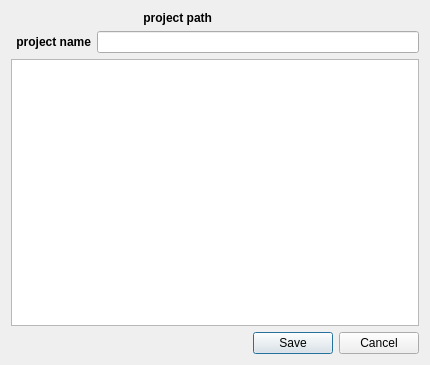
<?xml version="1.0" encoding="UTF-8"?>
<ui version="4.0">
 <class>IdeProjectDialog</class>
 <widget class="QDialog" name="IdeProjectDialog">
  <property name="geometry">
   <rect>
    <x>0</x>
    <y>0</y>
    <width>430</width>
    <height>365</height>
   </rect>
  </property>
  <property name="windowTitle">
   <string>Edit Project Settings</string>
  </property>
  <layout class="QGridLayout" name="gridLayout">
   <item row="0" column="0">
    <layout class="QHBoxLayout" name="horizontalLayout">
     <item>
      <widget class="QLabel" name="label">
       <property name="minimumSize">
        <size>
         <width>80</width>
         <height>0</height>
        </size>
       </property>
       <property name="font">
        <font>
         <weight>75</weight>
         <bold>true</bold>
        </font>
       </property>
       <property name="text">
        <string>project path</string>
       </property>
       <property name="alignment">
        <set>Qt::AlignRight|Qt::AlignTrailing|Qt::AlignVCenter</set>
       </property>
      </widget>
     </item>
     <item>
      <widget class="FilePickerWidget" name="uiProjectPATH">
       <property name="pyCaption" stdset="0">
        <string>Select Path</string>
       </property>
       <property name="pyPickFolder" stdset="0">
        <bool>true</bool>
       </property>
      </widget>
     </item>
    </layout>
   </item>
   <item row="1" column="0">
    <layout class="QHBoxLayout" name="horizontalLayout_2">
     <item>
      <widget class="QLabel" name="label_2">
       <property name="minimumSize">
        <size>
         <width>80</width>
         <height>0</height>
        </size>
       </property>
       <property name="font">
        <font>
         <weight>75</weight>
         <bold>true</bold>
        </font>
       </property>
       <property name="text">
        <string>project name</string>
       </property>
       <property name="alignment">
        <set>Qt::AlignRight|Qt::AlignTrailing|Qt::AlignVCenter</set>
       </property>
      </widget>
     </item>
     <item>
      <widget class="QLineEdit" name="uiProjectNameTXT"/>
     </item>
    </layout>
   </item>
   <item row="2" column="0">
    <widget class="QTreeWidget" name="uiProjectTREE">
     <property name="contextMenuPolicy">
      <enum>Qt::CustomContextMenu</enum>
     </property>
     <attribute name="headerVisible">
      <bool>false</bool>
     </attribute>
     <column>
      <property name="text">
       <string notr="true">1</string>
      </property>
     </column>
    </widget>
   </item>
   <item row="3" column="0">
    <widget class="QDialogButtonBox" name="uiButtonsBOX">
     <property name="orientation">
      <enum>Qt::Horizontal</enum>
     </property>
     <property name="standardButtons">
      <set>QDialogButtonBox::Cancel|QDialogButtonBox::Save</set>
     </property>
    </widget>
   </item>
  </layout>
 </widget>
 <customwidgets>
  <customwidget>
   <class>FilePickerWidget</class>
   <extends>QWidget</extends>
   <header>blur3d.pipe.cinematic.gui.widget.filepickerwidget</header>
  </customwidget>
 </customwidgets>
 <tabstops>
  <tabstop>uiProjectNameTXT</tabstop>
  <tabstop>uiProjectTREE</tabstop>
  <tabstop>uiButtonsBOX</tabstop>
 </tabstops>
 <resources/>
 <connections>
  <connection>
   <sender>uiButtonsBOX</sender>
   <signal>accepted()</signal>
   <receiver>IdeProjectDialog</receiver>
   <slot>accept()</slot>
   <hints>
    <hint type="sourcelabel">
     <x>227</x>
     <y>347</y>
    </hint>
    <hint type="destinationlabel">
     <x>157</x>
     <y>274</y>
    </hint>
   </hints>
  </connection>
  <connection>
   <sender>uiButtonsBOX</sender>
   <signal>rejected()</signal>
   <receiver>IdeProjectDialog</receiver>
   <slot>reject()</slot>
   <hints>
    <hint type="sourcelabel">
     <x>295</x>
     <y>353</y>
    </hint>
    <hint type="destinationlabel">
     <x>286</x>
     <y>274</y>
    </hint>
   </hints>
  </connection>
 </connections>
</ui>
